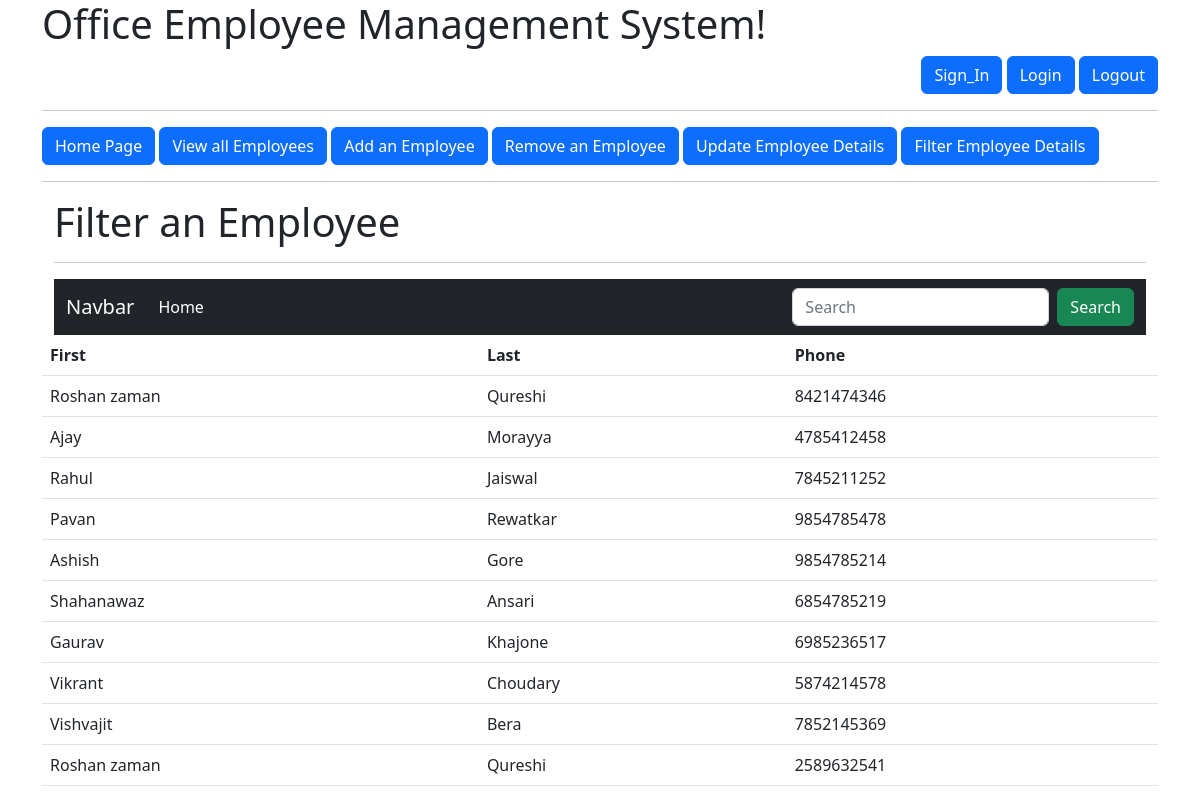
Page /filter_emp/ (signed in) on the committed database.
### Emp_Manage_sys_app/models.py (models this page shows, shortened)
class Employee(models.Model):
    first_name=models.CharField(max_length=100,null=False)
    last_name=models.CharField(max_length=100)
    dep=models.ForeignKey(Department,on_delete=models.CASCADE)
    salary=models.FloatField(default=0)
    bonus=models.FloatField(default=0)
    role=models.ForeignKey(Role,on_delete=models.CASCADE)
    phone=models.IntegerField(default=0)
    hire_date=models.DateField()

### Emp_Manage_sys_app/views.py (the view)
# urls.py: path("filter_emp/",views.filter_emp,name='filter_emp'),
@login_required(login_url='logined')
def filter_emp(request):
    if 'q' in request.GET:
        q=request.GET['q']
        if q:
            multiple_q=Q(Q(first_name__icontains=q) | Q(last_name__icontains=q) | Q(phone__icontains=q))
            data=Employee.objects.filter(multiple_q)
    else:
        data=Employee.objects.all()
    context={
        'data':data
    }
    templates_name='filter_emp.html'
    return render(request,templates_name,context)

### templates/filter_emp.html (shortened to what this page needs)
{% extends 'index.html' %}
  {% block content %}
    <div class="container">
      <h1>Filter an Employee</h1>
      <hr>
      <nav class="navbar navbar-expand-lg navbar-dark bg-dark">
        <div class="container-fluid">
          <a class="navbar-brand" href="{% url 'filter_emp' %}">Navbar</a>
          <div class="collapse navbar-collapse" id="navbarSupportedContent">
            <ul class="navbar-nav me-auto mb-2 mb-lg-0">
              <li class="nav-item">
                <a class="nav-link active" aria-current="page" href="{% url 'home' %}">Home</a>
              </li>
            </ul>
            <form class="d-flex" role="search">
              <input class="form-control me-2" name="q" type="search" placeholder="Search" aria-label="Search">
              <button class="btn btn-success" type="submit">Search</button>
            </form>
          </div>
        </div>
      </nav>
    </div>
    <div class="container">
      <div class="row">
        <table class="table">
          <thead>
            <tr>
              <th scope="col">First</th>
              <th scope="col">Last</th>
              <th scope="col">Phone</th>
            </tr>
          </thead>
          <tbody>
            {% for i in data %}
            <tr>
              <td>{{i.first_name}}</td>
              <td>{{i.last_name}}</td>
              <td>{{i.phone}}</td>
            </tr>
            {% endfor %}
          </tbody>
        </table>
      </div>
    </div>
    {% endblock %}

### static/css/index.css (style rules this page uses)
a { text-decoration: none; color: white; }

### rows in the picture
Employee: first_name "Roshan zaman", last_name "Qureshi", phone "8421474346"
Employee: first_name "Ajay", last_name "Morayya", phone "4785412458"
Employee: first_name "Rahul", last_name "Jaiswal", phone "7845211252"
Employee: first_name "Pavan", last_name "Rewatkar", phone "9854785478"
Employee: first_name "Ashish", last_name "Gore", phone "9854785214"
Employee: first_name "Shahanawaz", last_name "Ansari", phone "6854785219"
Employee: first_name "Gaurav", last_name "Khajone", phone "6985236517"
Employee: first_name "Vikrant", last_name "Choudary", phone "5874214578"
Employee: first_name "Vishvajit", last_name "Bera", phone "7852145369"
Employee: first_name "Roshan zaman", last_name "Qureshi", phone "2589632541"
